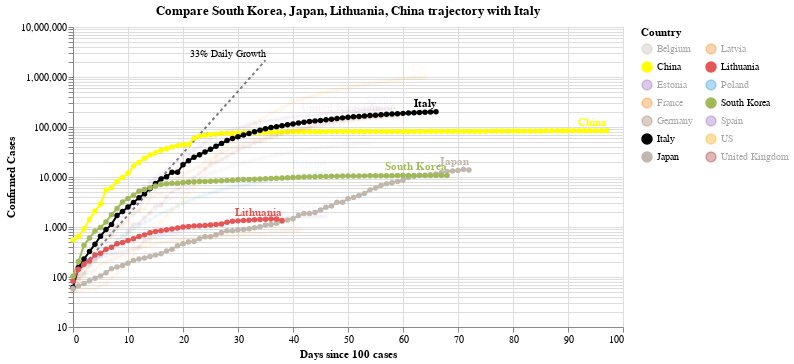

Notebook code cell kept with this figure:
### Code cell
#hide_input
chart3 = make_since_chart(dff2, ['South Korea', 'Japan', 'Lithuania', 'China'], baseline_countries)
chart3

### Figure 1 — Vega-Lite specification as saved in the notebook (floating-point values rounded to 4 significant figures; data arrays with more than 128 entries replaced by an {"elided": "..."} marker saying what was removed)
{"config": {"view": {"continuousWidth": 400, "continuousHeight": 300}}, "layer": [{"mark": {"type": "line", "color": "black", "opacity": 0.5, "strokeDash": [3, 3]}, "encoding": {"x": {"type": "quantitative", "field": "Days since 100 cases"}, "y": {"type": "quantitative", "field": "Confirmed Cases"}}}, {"mark": {"type": "text", "align": "right", "dy": -6, "fontSize": 10, "text": "33% Daily Growth"}, "encoding": {"x": {"type": "quantitative", "field": "Days since 100 cases"}, "y": {"type": "quantitative", "field": "Confirmed Cases"}}, "transform": [{"filter": "(datum['Days since 100 cases'] >= 35)"}]}, {"data": {"name": "data-97de24e668c3ec4b914f5ff6e2ad6f9a"}, "mark": {"type": "line", "point": true}, "encoding": {"color": {"type": "nominal", "field": "Country", "legend": {"columns": 2}, "scale": {"domain": ["Belgium", "China", "Estonia", "France", "Germany", "Italy", "Japan", "Latvia", "Lithuania", "Poland", "South Korea", "Spain", "US", "United Kingdom"], "range": ["#C1B7AD", "yellow", "#9467bd", "#F58518", "#9D755D", "black", "#C1B7AD", "#F58518", "#E45756", "#2495D3", "#A1BA59", "#9467bd", "orange", "brown"]}}, "opacity": {"condition": {"value": 1, "selection": "selector006"}, "value": 0.05}, "tooltip": [{"type": "nominal", "field": "Country"}, {"type": "temporal", "field": "Date"}, {"type": "quantitative", "field": "Confirmed Cases"}, {"type": "quantitative", "field": "Days since 100 cases"}], "x": {"type": "quantitative", "field": "Days since 100 cases"}, "y": {"type": "quantitative", "field": "Confirmed Cases", "scale": {"type": "log"}}}, "selection": {"selector006": {"type": "multi", "fields": ["Country"], "bind": "legend", "init": [{"Country": "South Korea"}, {"Country": "Japan"}, {"Country": "Lithuania"}, {"Country": "China"}, {"Country": "Italy"}]}}, "width": 550}, {"data": {"name": "data-97de24e668c3ec4b914f5ff6e2ad6f9a"}, "mark": {"type": "text", "align": "right", "dy": -8, "fontWeight": "bold"}, "encoding": {"color": {"type": "nominal", "field": "Country", "legend": {"columns": 2}, "scale": {"domain": ["Belgium", "China", "Estonia", "France", "Germany", "Italy", "Japan", "Latvia", "Lithuania", "Poland", "South Korea", "Spain", "US", "United Kingdom"], "range": ["#C1B7AD", "yellow", "#9467bd", "#F58518", "#9D755D", "black", "#C1B7AD", "#F58518", "#E45756", "#2495D3", "#A1BA59", "#9467bd", "orange", "brown"]}}, "opacity": {"condition": {"value": 1, "selection": "selector006"}, "value": 0.05}, "text": {"type": "nominal", "field": "Country"}, "tooltip": [{"type": "nominal", "field": "Country"}, {"type": "temporal", "field": "Date"}, {"type": "quantitative", "field": "Confirmed Cases"}, {"type": "quantitative", "field": "Days since 100 cases"}], "x": {"type": "quantitative", "field": "Days since 100 cases"}, "y": {"type": "quantitative", "field": "Confirmed Cases", "scale": {"type": "log"}}}, "transform": [{"filter": "(datum['Date'] >= 1588032000000)"}], "width": 550}], "data": {"name": "data-c1a3bbf4dd040f2e7e8e7a69520e3c2a"}, "title": "Compare South Korea, Japan, Lithuania, China trajectory with Italy", "$schema": "https://vega.github.io/schema/vega-lite/v4.0.2.json", "datasets": {"data-c1a3bbf4dd040f2e7e8e7a69520e3c2a": [{"Days since 100 cases": 0, "Confirmed Cases": 100.0}, {"Days since 100 cases": 1, "Confirmed Cases": 133.0}, {"Days since 100 cases": 2, "Confirmed Cases": 176.9}, {"Days since 100 cases": 3, "Confirmed Cases": 235.3}, {"Days since 100 cases": 4, "Confirmed Cases": 312.9}, {"Days since 100 cases": 5, "Confirmed Cases": 416.2}, {"Days since 100 cases": 6, "Confirmed Cases": 553.5}, {"Days since 100 cases": 7, "Confirmed Cases": 736.1}, {"Days since 100 cases": 8, "Confirmed Cases": 979.1}, {"Days since 100 cases": 9, "Confirmed Cases": 1302.0}, {"Days since 100 cases": 10, "Confirmed Cases": 1732.0}, {"Days since 100 cases": 11, "Confirmed Cases": 2303.0}, {"Days since 100 cases": 12, "Confirmed Cases": 3064.0}, {"Days since 100 cases": 13, "Confirmed Cases": 4074.0}, {"Days since 100 cases": 14, "Confirmed Cases": 5419.0}, {"Days since 100 cases": 15, "Confirmed Cases": 7207.0}, {"Days since 100 cases": 16, "Confirmed Cases": 9586.0}, {"Days since 100 cases": 17, "Confirmed Cases": 12750.0}, {"Days since 100 cases": 18, "Confirmed Cases": 16960.0}, {"Days since 100 cases": 19, "Confirmed Cases": 22550.0}, {"Days since 100 cases": 20, "Confirmed Cases": 29990.0}, {"Days since 100 cases": 21, "Confirmed Cases": 39890.0}, {"Days since 100 cases": 22, "Confirmed Cases": 53060.0}, {"Days since 100 cases": 23, "Confirmed Cases": 70560.0}, {"Days since 100 cases": 24, "Confirmed Cases": 93850.0}, {"Days since 100 cases": 25, "Confirmed Cases": 124800.0}, {"Days since 100 cases": 26, "Confirmed Cases": 166000.0}, {"Days since 100 cases": 27, "Confirmed Cases": 220800.0}, {"Days since 100 cases": 28, "Confirmed Cases": 293700.0}, {"Days since 100 cases": 29, "Confirmed Cases": 390600.0}, {"Days since 100 cases": 30, "Confirmed Cases": 519500.0}, {"Days since 100 cases": 31, "Confirmed Cases": 690900.0}, {"Days since 100 cases": 32, "Confirmed Cases": 918900.0}, {"Days since 100 cases": 33, "Confirmed Cases": 1222000.0}, {"Days since 100 cases": 34, "Confirmed Cases": 1625000.0}, {"Days since 100 cases": 35, "Confirmed Cases": 2162000.0}], "data-97de24e668c3ec4b914f5ff6e2ad6f9a": {"elided": "839 records"}}}
